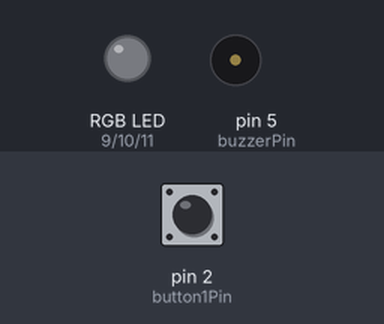
Simulated run of this sketch. Board: Arduino Uno, built with avr-gcc and run on an emulated ATmega328P. On the bench: an RGB LED mixed from three pins (HIGH = lit), buzzer (waves = sounding). Dashed ring = blinking. Inputs (shaded band) come from the test bench; at power-on: pin 2 (button1Pin) HIGH.

Above: at 1.2 s.
1.3 s: pin 2 (button1Pin) pulled LOW for 0.15 s
At 1.45 s:
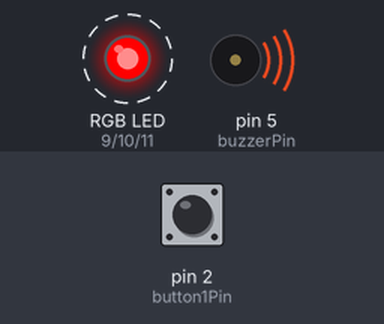
4.3 s: pin 2 (button1Pin) pulled LOW for 3.2 s
At 7.45 s:
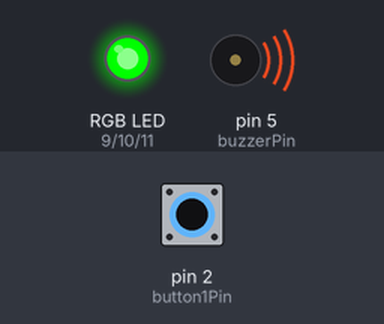
9.0 s: pin 2 (button1Pin) pulled LOW for 1 s
At 10.45 s:
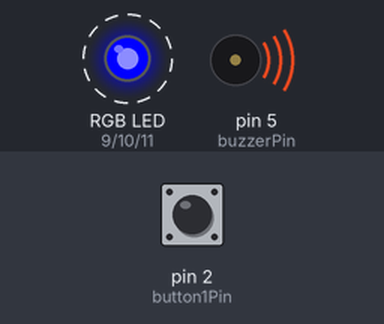
Timing chart, 0 to 15.2 s (numbered marks = the images above; inputs shaded):
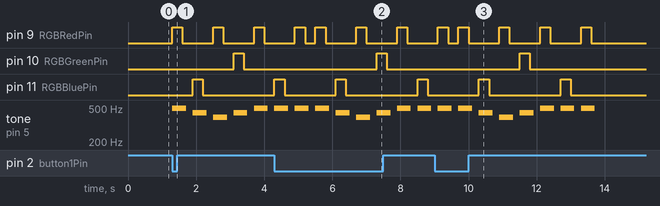

The sketch:

lab8.ino
```cpp
// (licence header left out)
#include "pitches.h";

int buzzerPin  = 5 ;  //The buzzerPin is connected to pin 5 of the Arduino.
int button1Pin = 2;   //The SW1 button is connect to pin 2 of the Arduino.
int RGBRedPin = 9;    //The red RGB LED is connected pin 9 of the Arduino.
int RGBGreenPin = 10; //The green RGB LED is connected pin 10 of the Arduino.
int RGBBluePin = 11;  //The blue RGB LED is connected pin 11 of the Arduino.
int button2Pin = 3;    //The SW2 button is connect to pin 3 of the Arduino.

int notes[] = {NOTE_B4, NOTE_A4, NOTE_G4, NOTE_A4, NOTE_B4, NOTE_B4, NOTE_B4};


void setup() { //The Setup function runs once.
  pinMode(buzzerPin, OUTPUT);  //Setup red LED pin as an output pin.
  pinMode(button1Pin, INPUT);  //Setup button1 pin as an input pin.
  pinMode(RGBRedPin, OUTPUT);    //Setup red RGB LED pin as an output pin.
  pinMode(RGBGreenPin, OUTPUT);  //Setup green RGB LED pin as an output pin.
  pinMode(RGBBluePin, OUTPUT);   //Setup blue RGB LED pin as an output pin
}

void loop() { //The loop function runs forever.
  if (digitalRead(button1Pin) == LOW) {

    for (int i = 0; i < 7; i++) {
      tone(buzzerPin, notes[i], 408);
      if (i % 2 == 0) {
        setRedColor();
      }
      else if ( i % 3 == 0) {
        setGreenColor();
      }
      else setBlueColor();
      delay(300);
    }
  }
}


void setRedColor() {
  digitalWrite(RGBRedPin, HIGH);//Turn on the blue LED.
  delay(300);
  digitalWrite(RGBRedPin, LOW);//Turn on the blue LED.
}

void setGreenColor() {
  digitalWrite(RGBGreenPin, HIGH);//Turn on the blue LED.
  delay(300);
  digitalWrite(RGBGreenPin, LOW);//Turn on the blue LED.
}

void setBlueColor() {
  digitalWrite(RGBBluePin, HIGH);//Turn on the blue LED.
  delay(300);
  digitalWrite(RGBBluePin, LOW);//Turn on the blue LED.
}
```

Measured:
- after the input at 1.3 s, pin 9 (RGBRedPin): alternates HIGH for 0.30 s and LOW for 0.90 s, starting at once; pin 10 (RGBGreenPin): LOW → HIGH after 1.8 s, → LOW 0.30 s later
- after the input at 4.3 s, pin 10 (RGBGreenPin): LOW → HIGH after 3.0 s, → LOW 0.30 s later
- after the input at 9.0 s, pin 10 (RGBGreenPin): LOW → HIGH after 2.5 s, → LOW 0.30 s later; pin 11 (RGBBluePin): alternates HIGH for 0.30 s and LOW for 2.1 s, 4 changes in all, then stays LOW, starting after 1.3 s
